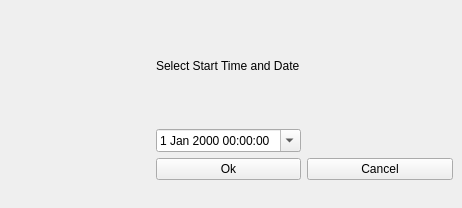
<?xml version="1.0" encoding="UTF-8"?>
<ui version="4.0">
 <class>MainWindow</class>
 <widget class="QMainWindow" name="MainWindow">
  <property name="geometry">
   <rect>
    <x>0</x>
    <y>0</y>
    <width>462</width>
    <height>208</height>
   </rect>
  </property>
  <property name="windowTitle">
   <string>MainWindow</string>
  </property>
  <property name="windowOpacity">
   <double>1.000000000000000</double>
  </property>
  <property name="toolButtonStyle">
   <enum>Qt::ToolButtonIconOnly</enum>
  </property>
  <property name="documentMode">
   <bool>false</bool>
  </property>
  <widget class="QWidget" name="centralwidget">
   <property name="enabled">
    <bool>true</bool>
   </property>
   <layout class="QGridLayout" name="gridLayout">
    <item row="2" column="2">
     <widget class="QPushButton" name="pushButton">
      <property name="text">
       <string>Cancel</string>
      </property>
     </widget>
    </item>
    <item row="0" column="1">
     <widget class="QLabel" name="label">
      <property name="text">
       <string>Select Start Time and Date</string>
      </property>
     </widget>
    </item>
    <item row="1" column="0">
     <spacer name="horizontalSpacer">
      <property name="orientation">
       <enum>Qt::Horizontal</enum>
      </property>
      <property name="sizeHint" stdset="0">
       <size>
        <width>40</width>
        <height>20</height>
       </size>
      </property>
     </spacer>
    </item>
    <item row="1" column="2">
     <spacer name="horizontalSpacer_2">
      <property name="orientation">
       <enum>Qt::Horizontal</enum>
      </property>
      <property name="sizeHint" stdset="0">
       <size>
        <width>40</width>
        <height>20</height>
       </size>
      </property>
     </spacer>
    </item>
    <item row="1" column="1">
     <widget class="QDateTimeEdit" name="dateTimeEdit">
      <property name="minimumDate">
       <date>
        <year>1990</year>
        <month>9</month>
        <day>3</day>
       </date>
      </property>
      <property name="currentSection">
       <enum>QDateTimeEdit::MonthSection</enum>
      </property>
      <property name="calendarPopup">
       <bool>true</bool>
      </property>
      <property name="timeSpec">
       <enum>Qt::LocalTime</enum>
      </property>
     </widget>
    </item>
    <item row="2" column="1">
     <widget class="QPushButton" name="pushButton_2">
      <property name="text">
       <string>Ok</string>
      </property>
     </widget>
    </item>
   </layout>
  </widget>
  <widget class="QMenuBar" name="menubar">
   <property name="enabled">
    <bool>false</bool>
   </property>
   <property name="geometry">
    <rect>
     <x>0</x>
     <y>0</y>
     <width>462</width>
     <height>21</height>
    </rect>
   </property>
   <property name="nativeMenuBar">
    <bool>false</bool>
   </property>
  </widget>
  <widget class="QStatusBar" name="statusbar">
   <property name="enabled">
    <bool>false</bool>
   </property>
   <property name="sizeGripEnabled">
    <bool>false</bool>
   </property>
  </widget>
 </widget>
 <resources/>
 <connections/>
</ui>
